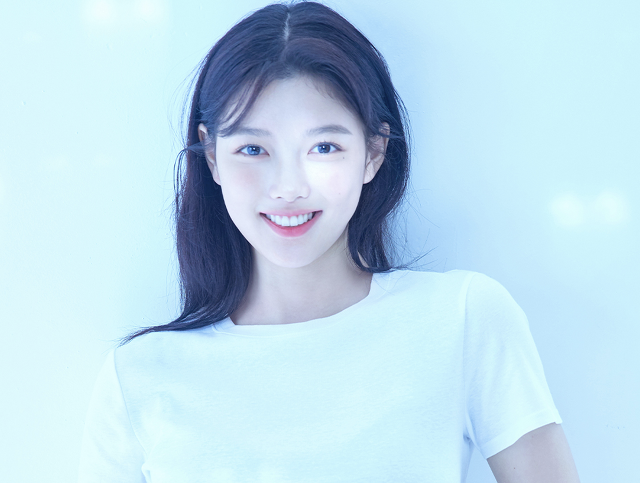
#> input picture img.jpg, 640 x 483 px
$ jupyter execute '07. 이미지 자르기.ipynb'   (shell and % lines are left out)
#> lines starting #> are read from the running program, lines starting #| are printed output that depends on the picture; after the words box and inside, x2 and y2 are one past the last pixel; in counts of white or black regions, pixels touching at a corner belong together
# 7. 이미지 자르기

영역을 잘라서 새로운 윈도우(창)에 표시

[cell 1]
import cv2
img = cv2.imread('img.jpg')
#> img is the input picture: shape (483, 640, 3); mean B, G, R 234.1, 219.1, 190.3
img.shape
# 605, 720, 3

crop = img[100:200, 200:400]
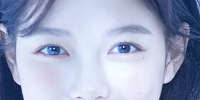
#> crop: shape (100, 200, 3); mean B, G, R 197.1, 169.8, 160.5
#세로기준 100~200, 가로기준 200~400까지 자름

cv2.imshow('img',img)
cv2.imshow('crop',crop)
cv2.waitKey(0)
cv2.destroyAllWindows()

영역을 잘라서 기존 윈도우에 표시

[cell 2]
import cv2
img = cv2.imread('img.jpg')
img.shape

crop = img[100:200, 200:400]
img[100:200, 400:600] =crop
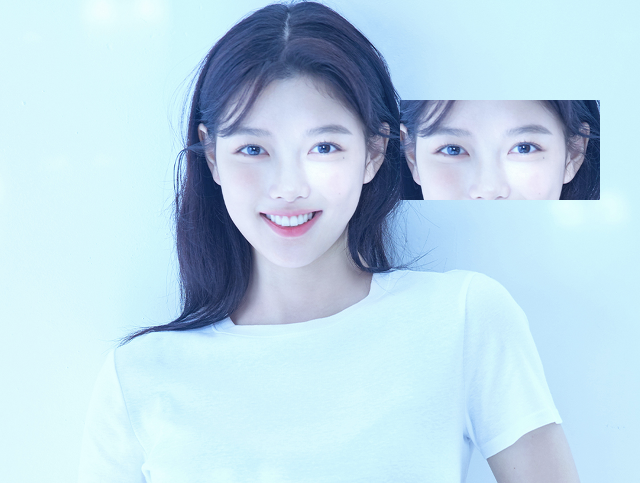
#> img: shape (483, 640, 3); 6.47% of pixels changed, all inside (x1, y1, x2, y2) = (400, 100, 600, 200)

cv2.imshow('img',img)
cv2.waitKey(0)
cv2.destroyAllWindows()
